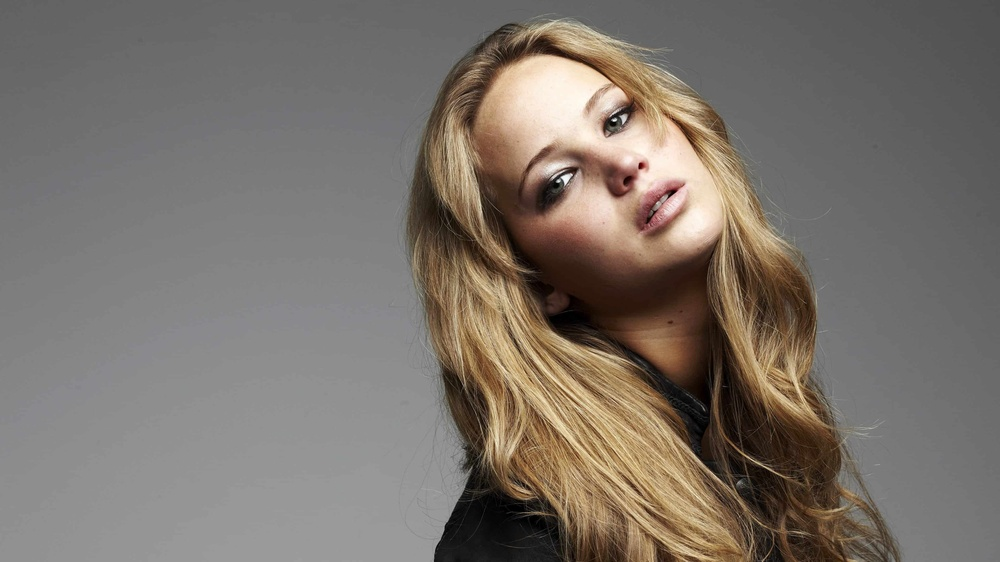
#> input picture a1images/jeniffer.jpg, 1000 x 562 px, shrunk from 3840 x 2160 before the run
$ python 'Histogram Equalization to Make Histogram Equlaized Foreground.py'
#> lines starting #> are read from the running program, lines starting #| are printed output that depends on the picture; after the words box and inside, x2 and y2 are one past the last pixel; in counts of white or black regions, pixels touching at a corner belong together
##Open and split the image into hue, saturation and value planes

import numpy as np
import matplotlib.pyplot as plt
import cv2 as cv

img_orig = cv.imread('a1images/jeniffer.jpg', cv.IMREAD_COLOR)
#> img_orig is the input picture: shape (562, 1000, 3); mean B, G, R 106.8, 114.3, 122.3
img_rgb = cv.cvtColor(img_orig, cv.COLOR_BGR2RGB)

img_hsv = cv.cvtColor(img_orig, cv.COLOR_BGR2HSV)       # Convert the image into HSV color space
#> img_hsv: shape (562, 1000, 3); mean H, S, V 10.7, 35.6, 122.4
h_channel, s_channel, v_channel = cv.split(img_hsv)     # Split the converted image into hue, saturation and value planes

#region
plt.figure(figsize=(14, 6))

plt.subplot(141)
plt.imshow(img_rgb, cmap='gray')
plt.title('Original Image')
plt.axis('off')

# Displaying each separate plane in gray scale
plt.subplot(142)
plt.imshow(h_channel, cmap='gray')
plt.title('Hue Channel')
plt.axis('off')

plt.subplot(143)
plt.imshow(s_channel, cmap='gray')
plt.title('Saturation Channel')
plt.axis('off')

plt.subplot(144)
plt.imshow(v_channel, cmap='gray')
plt.title('Value Channel')
plt.axis('off')

plt.tight_layout()
plt.show()
#endregion


##Select the suitable plane to apply threshold to extract the foreground mask

# Select a threshold value randomly
threshold = 160

# Apply thresholding on three channels seperately
ret1, foreground_mask1 = cv.threshold(h_channel, threshold, 255, cv.THRESH_BINARY)
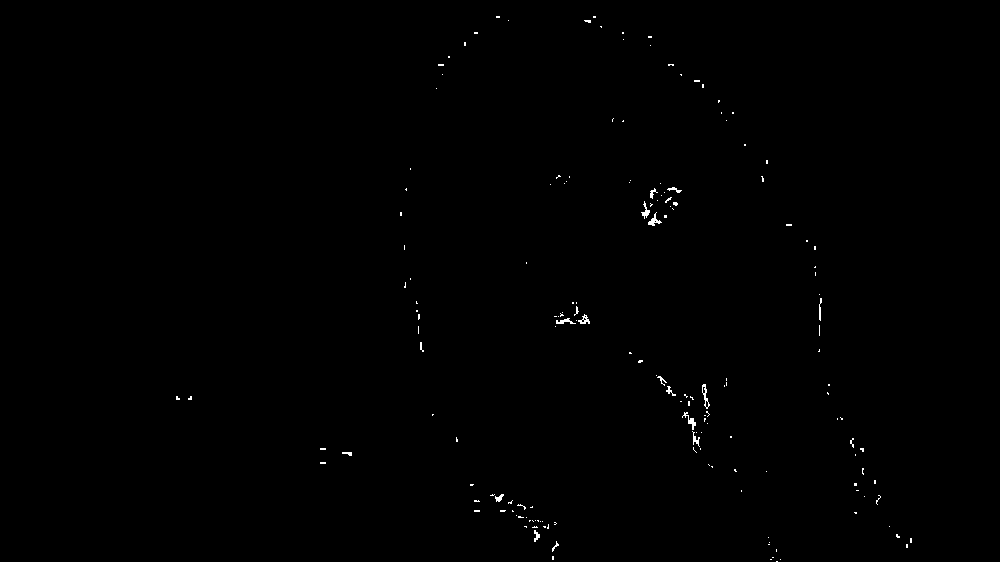
#> foreground_mask1: shape (562, 1000); 0.28% white in thin lines or dots, all inside (x1, y1, x2, y2) = (176, 16, 912, 562)
#> ret1 = 160
ret2, foreground_mask2 = cv.threshold(s_channel, threshold, 255, cv.THRESH_BINARY)
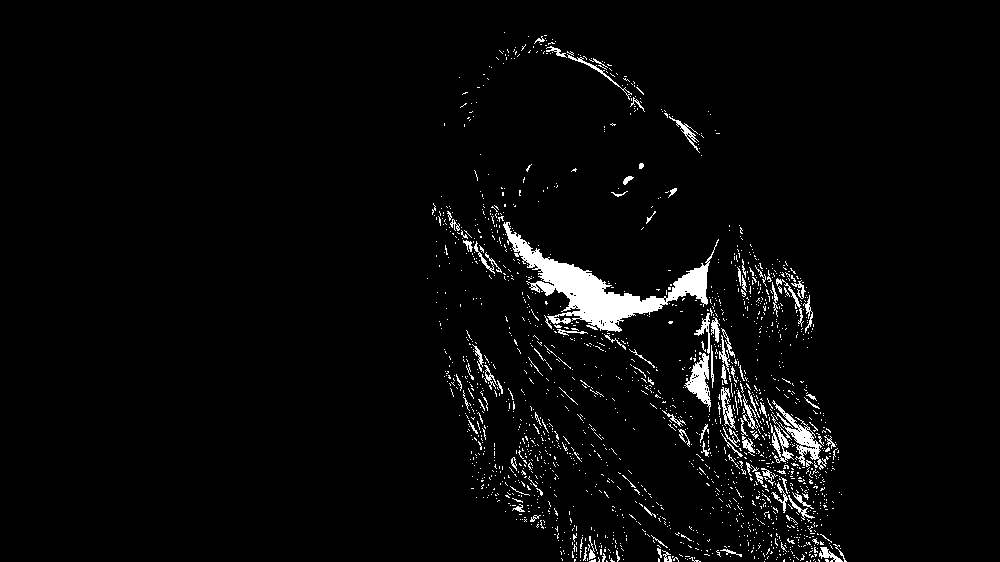
#> foreground_mask2: shape (562, 1000); 3.3% white; 1802 white regions (1700 under 20 px), largest, box (x1, y1, x2, y2) and area: (503, 222, 719, 332) 5846, (772, 400, 829, 470) 796, (684, 352, 711, 412) 703
#> ret2 = 160
ret3, foreground_mask3 = cv.threshold(v_channel, threshold, 255, cv.THRESH_BINARY)
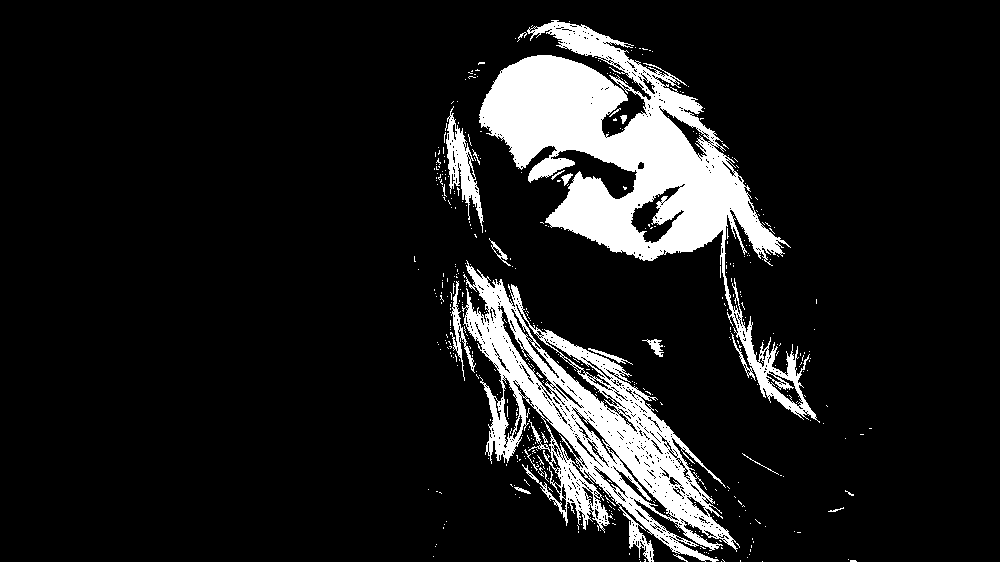
#> foreground_mask3: shape (562, 1000); 11.3% white; 480 white regions (459 under 20 px), largest, box (x1, y1, x2, y2) and area: (479, 20, 820, 423) 35788, (462, 260, 740, 562) 23617, (446, 106, 484, 233) 1562
#> ret3 = 160

#region
plt.figure(figsize=(12,6))

plt.subplot(131)
plt.imshow(foreground_mask1, cmap='gray')
plt.title('Foreground Mask from Hue Plane')
plt.axis('off')

plt.subplot(132)
plt.imshow(foreground_mask2, cmap='gray')
plt.title('Foreground Mask from Saturation Plane')
plt.axis('off')

plt.subplot(133)
plt.imshow(foreground_mask3, cmap='gray')
plt.title('Foreground Mask from Value Plane')
plt.axis('off')

plt.show()
#endregion


##Obtain the forground only using cv.bitwise_and and compute the histogram

# Obtain the foreground using the mask from the value channel
foreground_img = cv.bitwise_and(img_orig, img_orig, mask=foreground_mask3)

#region
plt.figure(figsize=(14, 6))

plt.subplot(131)
plt.imshow(img_rgb)
plt.title('Original Image')
plt.axis('off')

plt.subplot(132)
plt.imshow(foreground_mask3, cmap='gray')
plt.title('Foreground Mask Obtained from the Value Plane')
plt.axis('off')

plt.subplot(133)
plt.imshow(cv.cvtColor(foreground_img, cv.COLOR_BGR2RGB))
plt.title('Foreground of the Original Image')
plt.axis('off')

plt.show()
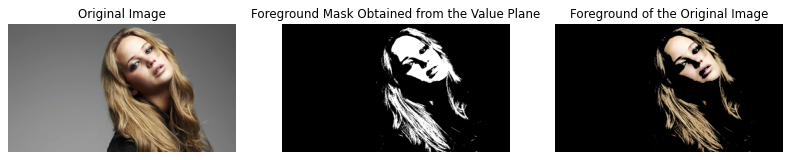
#> figure drawn by matplotlib, 3 panels
#endregion

# Calculate histograms for foreground of each channel in BGR color space
b_hist = cv.calcHist([foreground_img], [0], None, [256], [0, 256])
#> b_hist = 256 values, max 498459 at index 0, min 0 at index 1, mean 2195.3
g_hist = cv.calcHist([foreground_img], [1], None, [256], [0, 256])
#> g_hist has the same summary as b_hist
r_hist = cv.calcHist([foreground_img], [2], None, [256], [0, 256])
#> r_hist has the same summary as b_hist

#region
plt.figure(figsize=(14, 4))

plt.subplot(131)
plt.plot(b_hist, color='blue')
plt.title('Blue Channel')
plt.xlabel('Pixel Value')
plt.ylabel('Frequency')

plt.subplot(132)
plt.plot(g_hist, color='green')
plt.title('Green Channel')
plt.xlabel('Pixel Value')
plt.ylabel('Frequency')

plt.subplot(133)
plt.plot(r_hist, color='red')
plt.title('Red Channel')
plt.xlabel('Pixel Value')
plt.ylabel('Frequency')

plt.show()
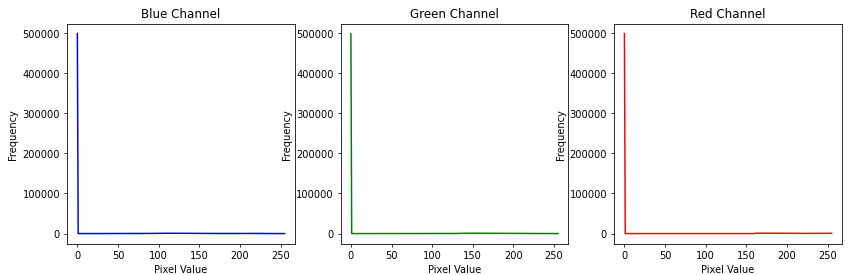
#> figure drawn by matplotlib, 3 panels; panel 1: curve peaks at x = 0, y = 498459; panel 2: curve peaks at x = 0, y = 498459; panel 3: curve peaks at x = 0, y = 498459
#endregion


##Obtain the cumulative sum of the histogram

# Obtain the culmulative sum of the histogram
cumulative_hist_b = np.cumsum(b_hist)
#> cumulative_hist_b = 256 values from 498459 to 562000
cumulative_hist_g = np.cumsum(g_hist)
#> cumulative_hist_g = 256 values from 498459 to 562000
cumulative_hist_r = np.cumsum(r_hist)
#> cumulative_hist_r = 256 values from 498459 to 562000

#region
plt.figure(figsize=(14, 4))

plt.subplot(131)
plt.plot(cumulative_hist_b, color='blue')
plt.title('Cumulative Blue Channel')
plt.xlabel('Pixel value')
plt.ylabel('Frequency')

plt.subplot(132)
plt.plot(cumulative_hist_g, color='green')
plt.title('Cumulative Green Channel')
plt.xlabel('Pixel value')
plt.ylabel('Frequency')

plt.subplot(133)
plt.plot(cumulative_hist_r, color='red')
plt.title('Cumulative Red Channel')
plt.xlabel('Pixel value')
plt.ylabel('Frequency')

plt.show()
#> figure, not shown here; panel 1: curve peaks at x = 252, y = 562000; panel 2: curve peaks at x = 253, y = 562000; panel 3: curve peaks at x = 255, y = 562000
#endregion


##Histogram-equalize the foreground by given formulas

# Histogram equalization for three color channels
r_equalized = cv.equalizeHist(foreground_img[:, :, 0])
g_equalized = cv.equalizeHist(foreground_img[:, :, 1])
b_equalized = cv.equalizeHist(foreground_img[:, :, 2])

# Merge the equalized channels
equalized_img = cv.merge((r_equalized, g_equalized, b_equalized))
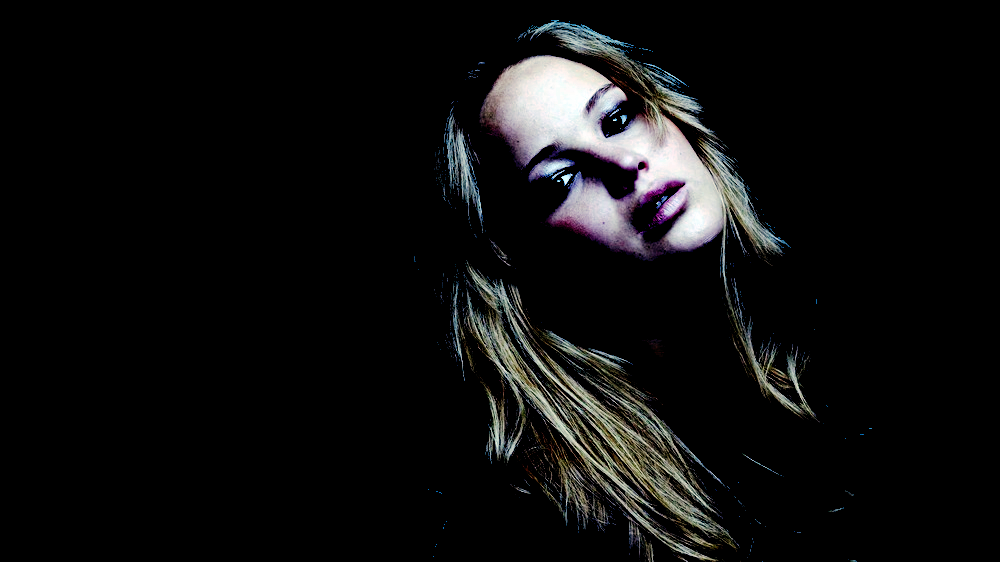
#> equalized_img: shape (562, 1000, 3); mean B, G, R 14.5, 14.5, 14.6

# Calculate the histograms for channels
r_equalized_hist = cv.calcHist([equalized_img], [0], None, [256], [0, 256])
#> r_equalized_hist = 256 values, max 498570 at index 0, min 0 at index 9, mean 2195.3
g_equalized_hist = cv.calcHist([equalized_img], [1], None, [256], [0, 256])
#> g_equalized_hist = 256 values, max 498573 at index 0, min 0 at index 10, mean 2195.3
b_equalized_hist = cv.calcHist([equalized_img], [2], None, [256], [0, 256])
#> b_equalized_hist = 256 values, max 498461 at index 0, min 0 at index 1, mean 2195.3

# Calculate the CDF for equalized channels
r_cumulative = np.cumsum(r_equalized_hist)
#> r_cumulative = 256 values from 498570 to 562000
g_cumulative = np.cumsum(g_equalized_hist)
#> g_cumulative = 256 values from 498573 to 562000
b_cumulative = np.cumsum(b_equalized_hist)
#> b_cumulative = 256 values from 498461 to 562000

#region
plt.figure(figsize=(12, 8))

plt.subplot(121)
plt.imshow(cv.cvtColor(foreground_img, cv.COLOR_BGR2RGB))
plt.title('Foreground of the original Image')
plt.axis('off')

plt.subplot(122)
plt.imshow(cv.cvtColor(equalized_img, cv.COLOR_BGR2RGB))
plt.title('Foreground of the Equalized Image')
plt.axis('off')

plt.show()

plt.figure(figsize=(18, 4))

plt.subplot(131)
plt.plot(r_cumulative, color='red')
plt.title('Cumulative Histogram for Equalized Red Channel')
plt.xlabel('Pixel Value')
plt.ylabel('Frequency')

plt.subplot(132)
plt.plot(g_cumulative, color='green')
plt.title('Cumulative Histogram for Equalized Green Channel')
plt.xlabel('Pixel Value')
plt.ylabel('Frequency')

plt.subplot(133)
plt.plot(b_cumulative, color='blue')
plt.title('Cumulative Histogram for Equalized Blue Channel')
plt.xlabel('Pixel Value')
plt.ylabel('Frequency')

plt.show()
#> figure, not shown here; panel 1: curve peaks at x = 255, y = 562000; panel 2: curve peaks at x = 255, y = 562000; panel 3: curve peaks at x = 255, y = 562000
#endregion


##Add the original background with histogram equalized foreground

# Extract the background by bitwise_not
background = cv.bitwise_and(img_orig, img_orig, mask=cv.bitwise_not(foreground_mask3))

final_modified_img = cv.add(background, equalized_img)
final_modified_img_rgb = cv.cvtColor(final_modified_img, cv.COLOR_BGR2RGB)

#region
plt.figure(figsize=(16, 4))

plt.subplot(141)
plt.imshow(img_rgb)
plt.title("Original Image")
plt.axis('off')

plt.subplot(142)
plt.imshow(cv.cvtColor(background, cv.COLOR_BGR2RGB))
plt.title("Background of the Image")
plt.axis('off')

plt.subplot(143)
plt.imshow(cv.cvtColor(equalized_img, cv.COLOR_BGR2RGB))
plt.title('Foreground of the Equalized Image')
plt.axis('off')

plt.subplot(144)
plt.imshow(final_modified_img_rgb)
plt.title("Image after Foreground Equalization")
plt.axis('off')

plt.show()
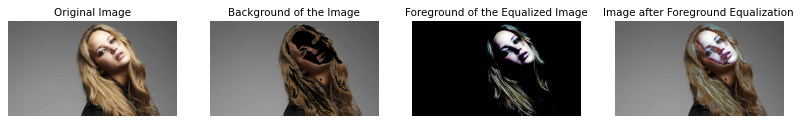
#> figure drawn by matplotlib, 4 panels
#endregion

$ run again, with a1images/daisy.jpg copied over a1images/jeniffer.jpg
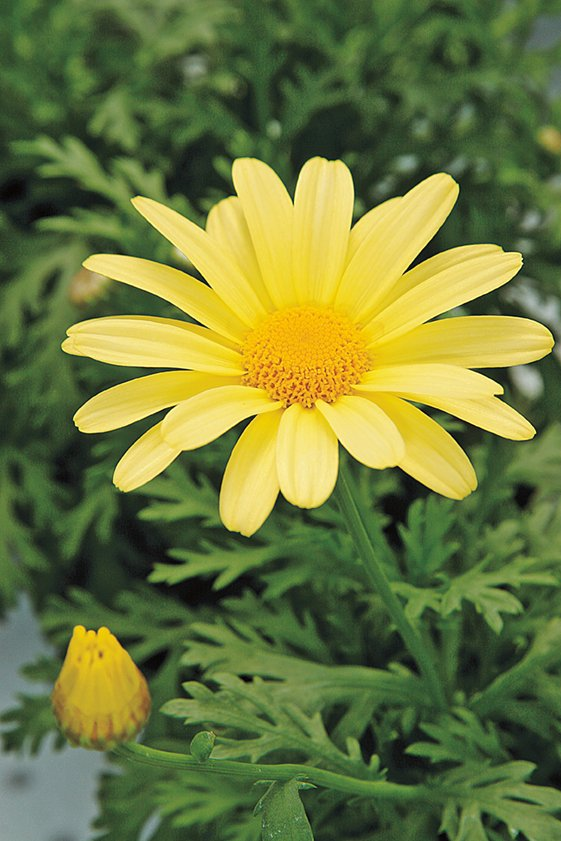
#> input picture a1images/daisy.jpg, 561 x 841 px
#> img_orig is the input picture: shape (841, 561, 3); mean B, G, R 60.7, 120.3, 108.5
#> img_hsv: shape (841, 561, 3); mean H, S, V 45.8, 119.6, 126.6
#> `ret1, foreground_mask1 = cv.threshold(h_channel, threshold, 255, cv.TH..`:
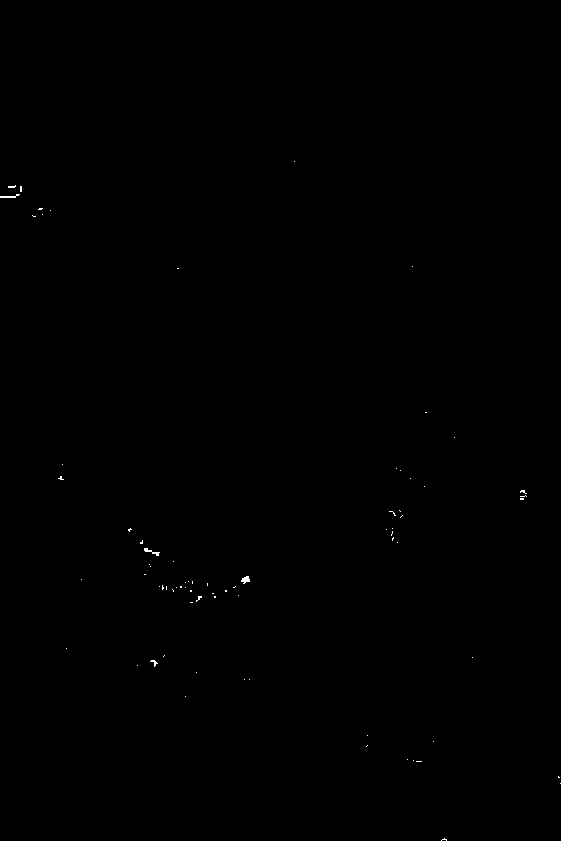
#> foreground_mask1: shape (841, 561); 0.08% white in thin lines or dots, all inside (x1, y1, x2, y2) = (0, 161, 561, 841)
#> ret1 = 160
#> foreground_mask2: shape (841, 561); 12.7% white; 427 white regions (376 under 20 px), largest, box (x1, y1, x2, y2) and area: (101, 213, 518, 501) 47722, (53, 624, 150, 741) 7627, (116, 405, 177, 466) 431
#> foreground_mask3: shape (841, 561); 24.6% white; 122 white regions (103 under 20 px), largest, box (x1, y1, x2, y2) and area: (61, 157, 554, 537) 107366, (56, 625, 146, 737) 6735, (518, 367, 539, 394) 351
#> b_hist = 256 values, max 357537 at index 0, min 0 at index 189, mean 1843
#> g_hist = 256 values, max 355954 at index 0, min 0 at index 1, mean 1843
#> r_hist has the same summary as g_hist
#> cumulative_hist_b = 256 values from 357537 to 471801
#> cumulative_hist_g = 256 values from 355954 to 471801
#> r_equalized_hist = 256 values, max 357537 at index 0, min 0 at index 9, mean 1843
#> g_equalized_hist = 256 values, max 356169 at index 0, min 0 at index 35, mean 1843
#> b_equalized_hist = 256 values, max 356175 at index 0, min 0 at index 28, mean 1843
#> r_cumulative = 256 values from 357537 to 471801
#> g_cumulative = 256 values from 356169 to 471801
#> b_cumulative = 256 values from 356175 to 471801
#> `plt.show()`:
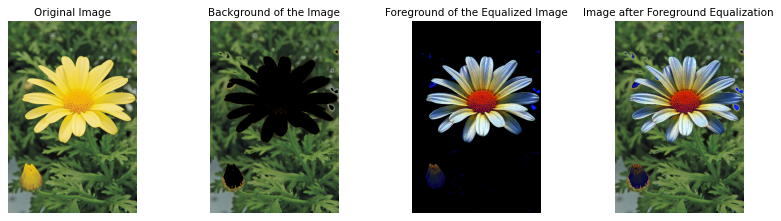
#> figure drawn by matplotlib, 4 panels

$ run again, with a1images/emma.jpg copied over a1images/jeniffer.jpg
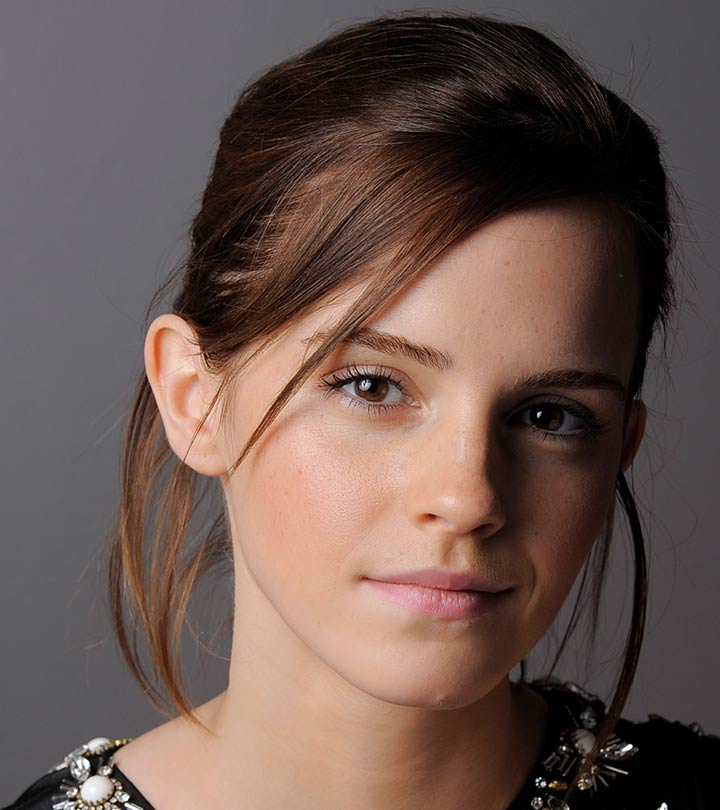
#> input picture a1images/emma.jpg, 720 x 810 px
#> img_orig is the input picture: shape (810, 720, 3); mean B, G, R 80.1, 87.4, 106.8
#> img_hsv: shape (810, 720, 3); mean H, S, V 54.8, 73.4, 107.5
#> `ret1, foreground_mask1 = cv.threshold(h_channel, threshold, 255, cv.TH..`:
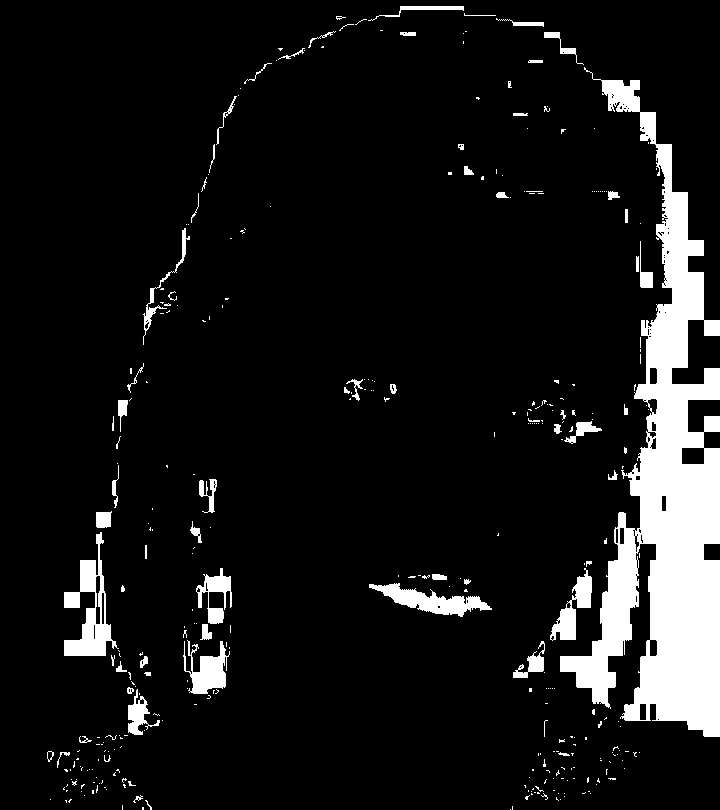
#> foreground_mask1: shape (810, 720); 9.1% white; 343 white regions (278 under 20 px), largest, box (x1, y1, x2, y2) and area: (560, 67, 720, 737) 38936, (64, 532, 119, 656) 2514, (369, 583, 492, 617) 1689
#> ret1 = 160
#> foreground_mask2: shape (810, 720); 9.2% white; 1731 white regions (1537 under 20 px), largest, box (x1, y1, x2, y2) and area: (373, 116, 648, 275) 9500, (436, 675, 592, 810) 7152, (203, 57, 417, 229) 6623
#> foreground_mask3: shape (810, 720); 23.4% white; 368 white regions (340 under 20 px), largest, box (x1, y1, x2, y2) and area: (111, 222, 551, 810) 133331, (71, 756, 114, 805) 872, (79, 738, 109, 754) 219
#> b_hist = 256 values, max 446781 at index 0, min 0 at index 1, mean 2278.1
#> g_hist has the same summary as b_hist
#> r_hist has the same summary as b_hist
#> cumulative_hist_b = 256 values from 446781 to 583200
#> r_equalized_hist = 256 values, max 447046 at index 0, min 0 at index 13, mean 2278.1
#> g_equalized_hist = 256 values, max 447027 at index 0, min 0 at index 12, mean 2278.1
#> b_equalized_hist = 256 values, max 446832 at index 0, min 0 at index 1, mean 2278.1
#> r_cumulative = 256 values from 447046 to 583200
#> g_cumulative = 256 values from 447027 to 583200
#> b_cumulative = 256 values from 446832 to 583200
#> `plt.show()`:
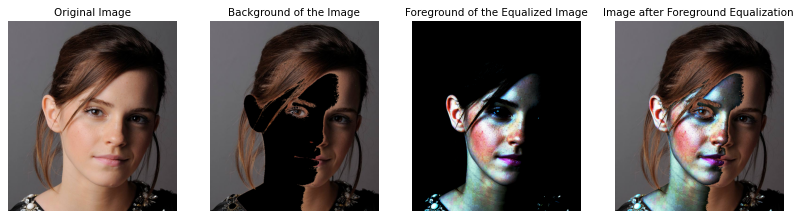
#> figure drawn by matplotlib, 4 panels
